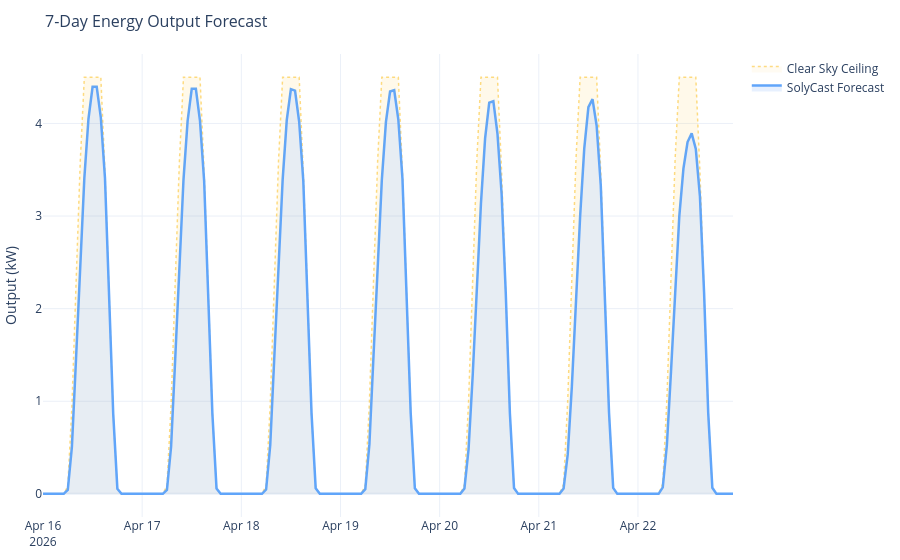

Notebook code for this chart:
### Markdown cell above
## 8 · 7-Day Production Forecast
The **amber dotted** line is the clear-sky ceiling (capped at 90% of nameplate).  
The **blue** filled area is the SolyCast forecast accounting for clouds and humidity.  
The faint yellow band between them represents energy lost to cloud cover.

### Code cell
fig = go.Figure()

fig.add_trace(go.Scatter(
    x=data['Time'], y=data['ClearSky_kW'],
    name="Clear Sky Ceiling",
    fill='tozeroy', fillcolor='rgba(251,191,36,0.06)',
    line=dict(color='rgba(251,191,36,0.55)', width=1.5, dash='dot'),
    hovertemplate='%{y:.2f} kW<extra>Clear Sky Ceiling</extra>',
))
fig.add_trace(go.Scatter(
    x=data['Time'], y=data['Predicted_kW'],
    name="SolyCast Forecast",
    fill='tozeroy', fillcolor='rgba(59,130,246,0.12)',
    line=dict(color='#60A5FA', width=2.5),
    hovertemplate='%{y:.2f} kW<extra>SolyCast Forecast</extra>',
))
fig.add_trace(go.Scatter(
    x=list(data['Time']) + list(data['Time'])[::-1],
    y=list(data['ClearSky_kW']) + list(data['Predicted_kW'])[::-1],
    fill='toself', fillcolor='rgba(251,191,36,0.04)',
    line=dict(width=0), showlegend=False, hoverinfo='skip',
))
fig.update_layout(
    title=dict(text="7-Day Energy Output Forecast", font=dict(size=16)),
    yaxis_title="Output (kW)",
    hovermode="x unified",
    legend=dict(orientation="v", x=1.02, y=1, xanchor="left", yanchor="top",
                bgcolor="rgba(0,0,0,0)", borderwidth=0),
    margin=dict(l=10, r=160, t=54, b=10),
    template="plotly_white",
)
fig.show()

### Figure 1 — Plotly figure (JSON) as saved in the notebook; plotly's stock layout.template omitted (floating-point values rounded to 4 significant figures; data arrays with more than 128 entries replaced by an {"elided": "..."} marker saying what was removed)
{"data": [{"fill": "tozeroy", "fillcolor": "rgba(251,191,36,0.06)", "hovertemplate": "%{y:.2f} kW<extra>Clear Sky Ceiling</extra>", "line": {"color": "rgba(251,191,36,0.55)", "dash": "dot", "width": 1.5}, "name": "Clear Sky Ceiling", "type": "scatter", "x": {"elided": "168 str values"}, "y": {"elided": "168 float values"}}, {"fill": "tozeroy", "fillcolor": "rgba(59,130,246,0.12)", "hovertemplate": "%{y:.2f} kW<extra>SolyCast Forecast</extra>", "line": {"color": "#60A5FA", "width": 2.5}, "name": "SolyCast Forecast", "type": "scatter", "x": {"elided": "168 str values"}, "y": {"elided": "168 float values"}}, {"fill": "toself", "fillcolor": "rgba(251,191,36,0.04)", "hoverinfo": "skip", "line": {"width": 0}, "showlegend": false, "type": "scatter", "x": {"elided": "336 str values"}, "y": {"elided": "336 float values"}}], "layout": {"hovermode": "x unified", "legend": {"bgcolor": "rgba(0,0,0,0)", "borderwidth": 0, "orientation": "v", "x": 1.02, "xanchor": "left", "y": 1, "yanchor": "top"}, "margin": {"b": 10, "l": 10, "r": 160, "t": 54}, "title": {"font": {"size": 16}, "text": "7-Day Energy Output Forecast"}, "yaxis": {"title": {"text": "Output (kW)"}}}}
